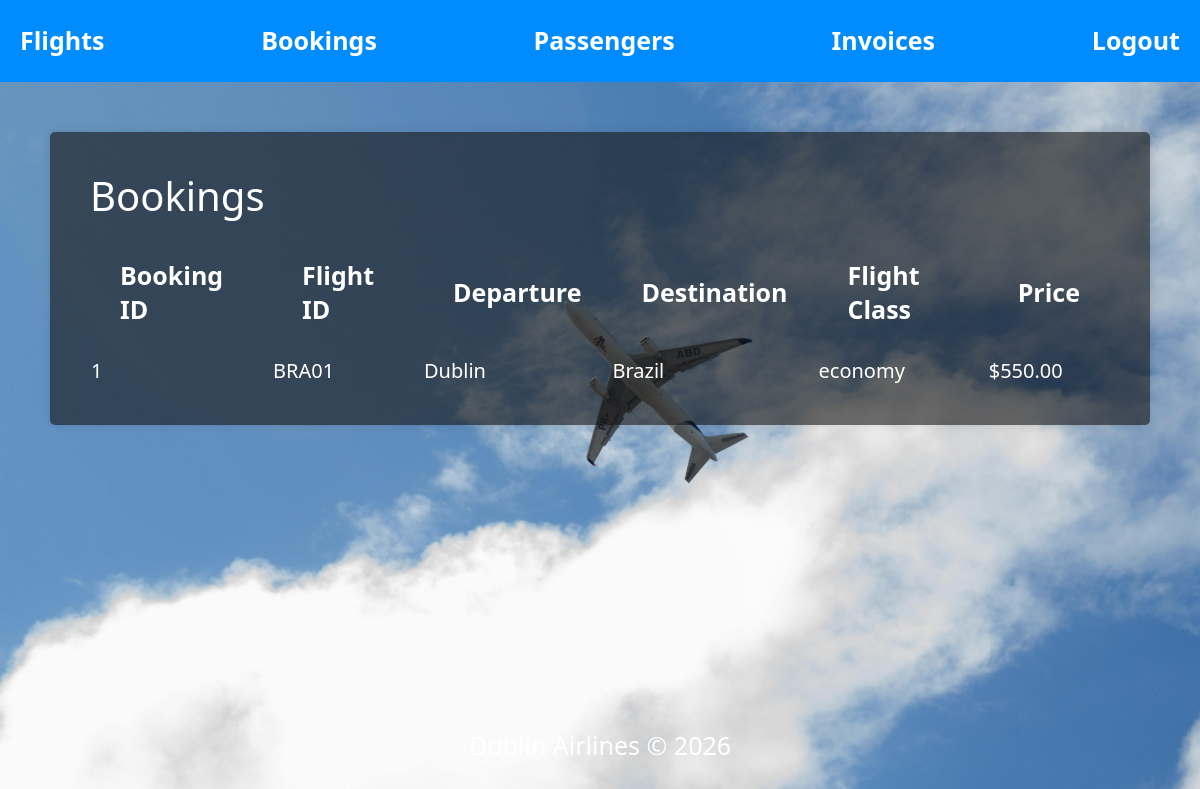
/bookings/ (signed in), run on an earlier commit of the app's database.
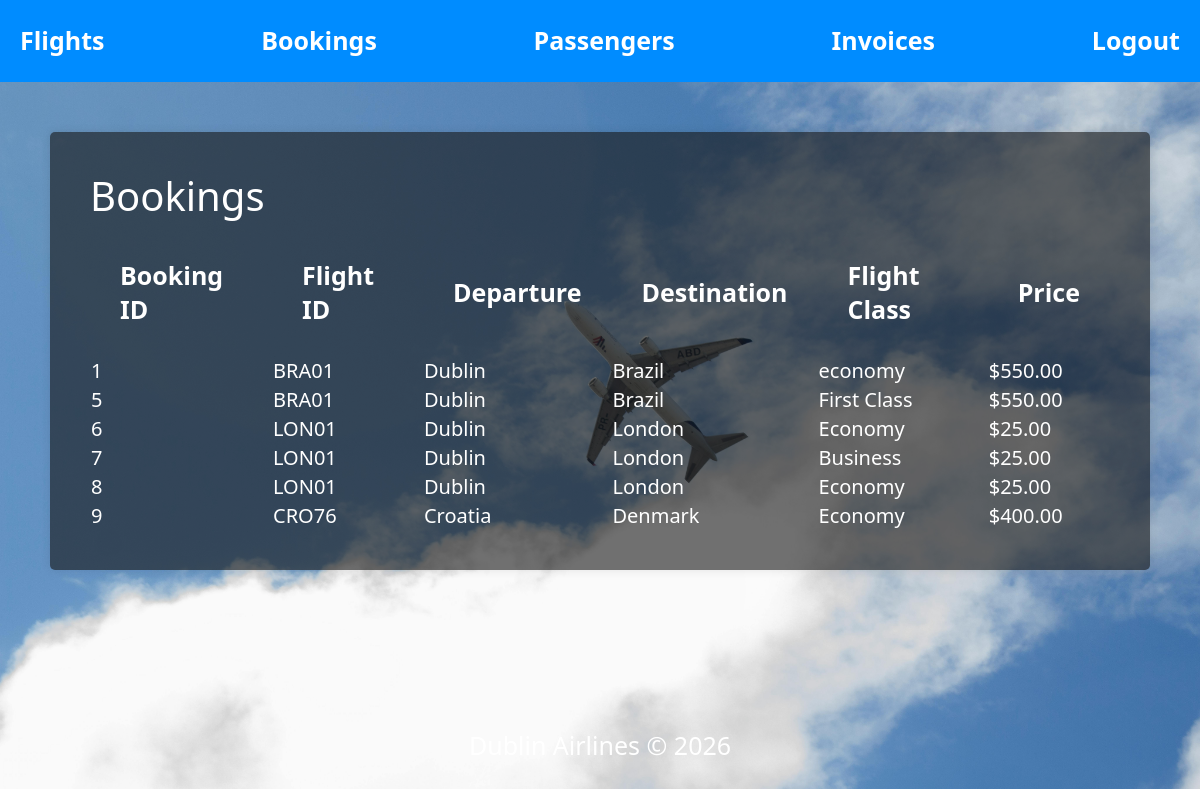
And on a later commit of the database.
### airline/models.py (models this page shows, shortened)
class Booking(models.Model):
    STATUS = [
        ('confirmed', 'Confirmed'),
        ('cancelled', 'Cancelled'),
    ]
    passenger = models.ForeignKey(Passenger, on_delete=models.CASCADE)
    flight = models.ForeignKey(Flight, on_delete=models.CASCADE)
    seat_class = models.CharField(max_length=20, default='economy')
    status = models.CharField(max_length=20, choices=STATUS, default='pending')
    created_at = models.DateTimeField(auto_now_add=True)

class Flight(models.Model):
    flight_number = models.CharField(max_length=5)
    departure = models.CharField(max_length=50)
    destination = models.CharField(max_length=50)
    departure_time = models.DateTimeField()
    arrival_time = models.DateTimeField()
    price = models.DecimalField(max_digits=10, decimal_places=2)

### airline/views.py (the view)
# urls.py: path('bookings/', views.bookings, name='bookings'),
@login_required
def bookings(request):
    if request.user.is_staff or request.user.groups.filter(name='Travel Agent').exists():
        bookings = Booking.objects.all()
    else:
        passenger = Passenger.objects.get(user=request.user)
        bookings = Booking.objects.filter(passenger=passenger)
    return render(request, 'airline/bookings.html', {'bookings': bookings})

### airline/templates/airline/bookings.html (shortened to what this page needs)
{% load static %}
<html>
<head>
    <link href="https://cdn.jsdelivr.net/npm/bootstrap@5.3.0/dist/css/bootstrap.min.css" rel="stylesheet" >
</head>
<body>
    <nav class ="navBar">
        <a href="/">Flights</a>
        <a href="/bookings/">Bookings</a>
        {% if user.is_staff or user.groups.all.0.name == 'Travel Agent'%}
        <a href="/passengers/">Passengers</a>
        {% endif %}
        <a href="/invoices/">Invoices</a>
        <a href="/logout/">Logout</a>
    </nav>
    <div class ="flight-list">
        <h1> Bookings </h1>
        <table class="flight-info">
            <thead>
            <tr>
                <th> Booking ID </th>
                <th> Flight ID </th>
                <th> Departure </th>
                <th> Destination </th>
                <th> Flight Class </th>
                <th> Price </th>
            </tr>
            </thead>
            <tbody>
            {% for booking in bookings %}
            <tr>
                <td>{{booking.id}}</td>
                <td>{{ booking.flight.flight_number }}</td>
                <td>{{ booking.flight.departure }}</td>
                <td>{{ booking.flight.destination }}</td>
                <td>{{ booking.seat_class }}</td>
                <td>${{ booking.flight.price }}</td>
            </tr>
            {% endfor %}
            </tbody>
        </table>
    </div>
    <div class="footer">
        <p> Dublin Airlines © 2026 </p>
    </div>
</body>
</html>

What changed in the data, as far as the page shows it:
added Booking: id "5", flight.flight_number "BRA01", flight.departure "Dublin", flight.destination "Brazil", seat_class "First Class", flight.price "550.00"
added Booking: id "6", flight.flight_number "LON01", flight.departure "Dublin", flight.destination "London", seat_class "Economy", flight.price "25.00"
added Booking: id "7", flight.flight_number "LON01", flight.departure "Dublin", flight.destination "London", seat_class "Business", flight.price "25.00"
added Booking: id "8", flight.flight_number "LON01", flight.departure "Dublin", flight.destination "London", seat_class "Economy", flight.price "25.00"
added Booking: id "9", flight.flight_number "CRO76", flight.departure "Croatia", flight.destination "Denmark", seat_class "Economy", flight.price "400.00"
